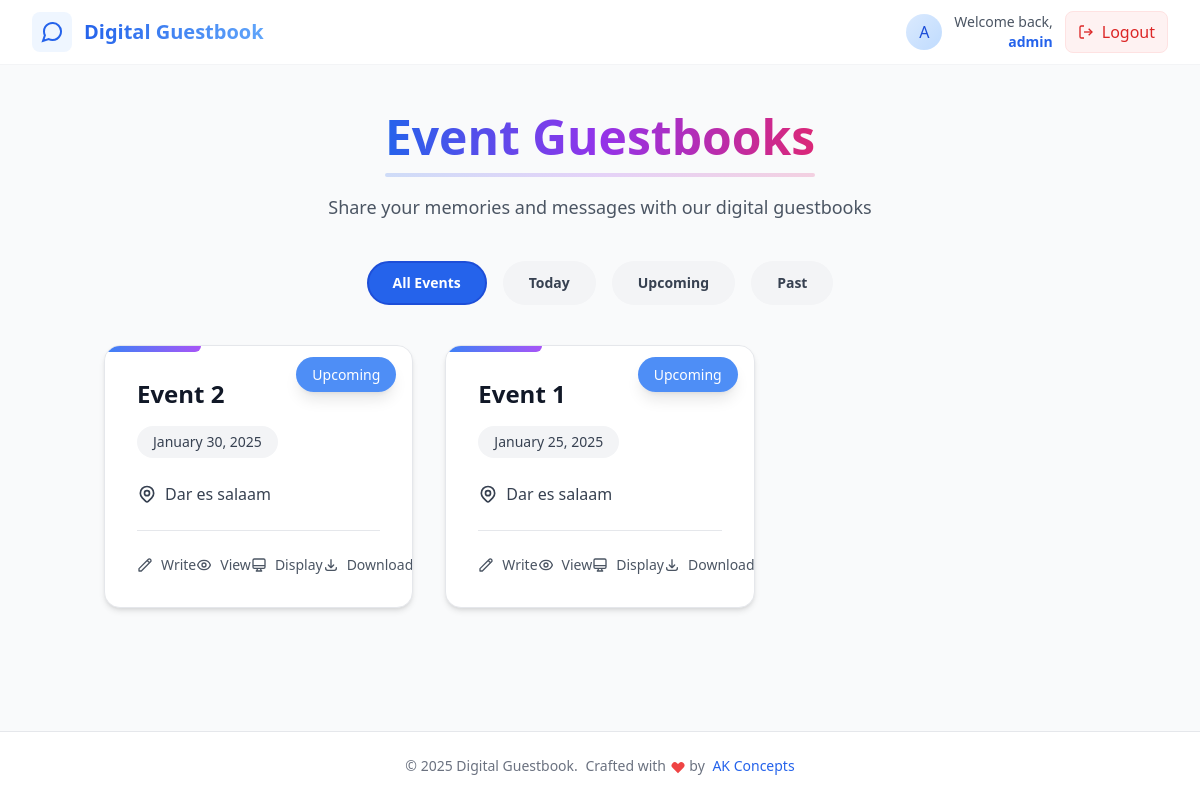
Page / (signed in) on the earlier database version.
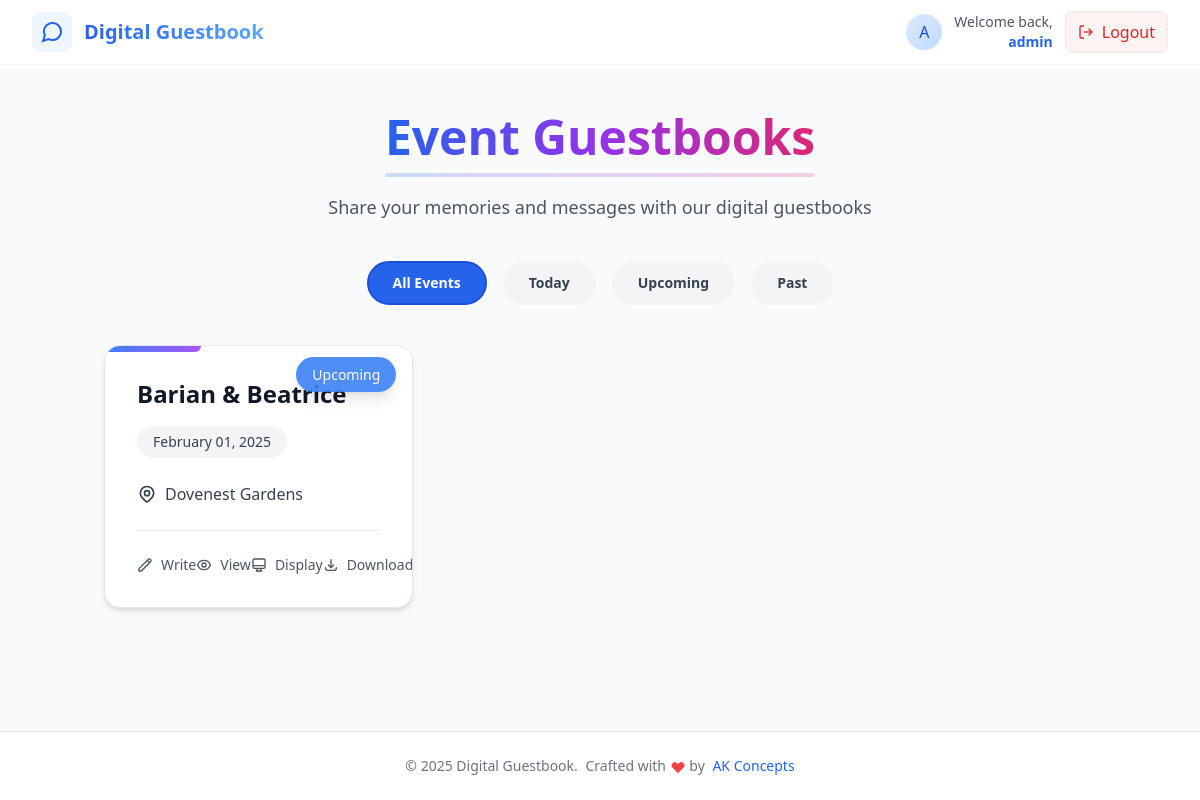
Same page on the later database version.
### guestbook/models.py (models this page shows, shortened)
class Event(models.Model):
    name = models.CharField(max_length=200)
    date = models.DateField()
    location = models.CharField(max_length=200)
    overlay_image = models.ImageField(upload_to='events', null=True, blank=True)
    created_at = models.DateTimeField(auto_now_add=True)
    updated_at = models.DateTimeField(auto_now=True)
    class Meta:
        ordering = ['date']

### guestbook/views.py (the view)
# urls.py: path('', views.EventsView.as_view(), name='events'),
@method_decorator(login_required(login_url='guestbook:login'), name='dispatch')
class EventsView(View):
    template_name = 'guestbook/event.html'
    items_per_page = 9
    def get(self, request, *args, **kwargs):
        event_list = Event.objects.all().order_by('-date')
        paginator = Paginator(event_list, self.items_per_page)
        page = request.GET.get('page', 1)
        try:
            events = paginator.page(page)
        except PageNotAnInteger:
            events = paginator.page(1)
        except EmptyPage:
            events = paginator.page(paginator.num_pages)
        page_range = events.paginator.get_elided_page_range(
            events.number,
            on_each_side=2,
            on_ends=1
        )
        context = {
            'events': events,
            'page_range': page_range,
        }
        return render(request, self.template_name, context)

### guestbook/templates/guestbook/event.html (shortened to what this page needs)
{% extends 'guestbook/base.html' %}
{% load tz %}
{% now "Y-m-d" as current_date %}
{% block content %}
<div class="container mx-auto px-4 py-12">
    <div class="max-w-6xl mx-auto space-y-10">
        <div class="text-center space-y-6">
            <div class="relative inline-block">
                <h1 class="text-5xl font-black bg-gradient-to-r from-blue-600 via-purple-600 to-pink-600
                           bg-clip-text text-transparent pb-2">
                </h1>
                <div
                    class="absolute -bottom-2 left-0 right-0 h-1 bg-gradient-to-r from-blue-600/20 via-purple-600/20 to-pink-600/20 rounded-full">
                </div>
            </div>
            <p class="text-lg text-gray-600 dark:text-gray-400">Share your memories and messages with our digital
                guestbooks</p>
        </div>
        {% if events %}
        <div class="flex flex-wrap gap-4 justify-center">
            <button class="filter-btn px-6 py-2.5 rounded-full text-sm font-semibold
                         transition-all duration-300 ease-in-out
                         border-2 border-transparent
                         hover:shadow-md
                         data-[state=active]:bg-blue-600 data-[state=active]:text-white
                         data-[state=active]:border-blue-700
                         bg-gray-100 text-gray-700 hover:bg-gray-200
                         dark:bg-gray-800 dark:text-gray-300 dark:hover:bg-gray-700" data-state="active">
                All Events
            </button>
            <button class="filter-btn px-6 py-2.5 rounded-full text-sm font-semibold
                         transition-all duration-300 ease-in-out
                         border-2 border-transparent
                         hover:shadow-md
                         data-[state=active]:bg-green-600 data-[state=active]:text-white
                         data-[state=active]:border-green-700
                         bg-gray-100 text-gray-700 hover:bg-gray-200
                         dark:bg-gray-800 dark:text-gray-300 dark:hover:bg-gray-700">
                Today
            </button>
            <button class="filter-btn px-6 py-2.5 rounded-full text-sm font-semibold
                         transition-all duration-300 ease-in-out
                         border-2 border-transparent
                         hover:shadow-md
                         data-[state=active]:bg-purple-600 data-[state=active]:text-white
                         data-[state=active]:border-purple-700
                         bg-gray-100 text-gray-700 hover:bg-gray-200
                         dark:bg-gray-800 dark:text-gray-300 dark:hover:bg-gray-700">
                Upcoming
            </button>
            <button class="filter-btn px-6 py-2.5 rounded-full text-sm font-semibold
                         transition-all duration-300 ease-in-out
                         border-2 border-transparent
                         hover:shadow-md
                         data-[state=active]:bg-gray-600 data-[state=active]:text-white
                         data-[state=active]:border-gray-700
                         bg-gray-100 text-gray-700 hover:bg-gray-200
                         dark:bg-gray-800 dark:text-gray-300 dark:hover:bg-gray-700">
                Past
            </button>
        </div>
        <div class="grid gap-8 md:grid-cols-2 lg:grid-cols-3">
            {% for event in events %}
            {% with event_date=event.date|date:"Y-m-d" %}
            <div class="group relative bg-white dark:bg-gray-800 rounded-2xl
                      shadow-md hover:shadow-2xl
                      transition-all duration-500
                      transform hover:-translate-y-2
                      border border-gray-200 dark:border-gray-700
                      overflow-hidden">
                <div
                    class="absolute inset-0 bg-gradient-to-br from-white/80 to-transparent dark:from-white/5 dark:to-transparent">
                </div>
                <div
                    class="absolute top-0 left-0 w-24 h-1.5 bg-gradient-to-r from-blue-500 to-purple-500 rounded-br-xl">
                </div>
                <div class="absolute top-4 right-4 z-10">
                    {% if event_date < current_date %} <span class="px-4 py-2 bg-gray-900/90 text-white text-sm font-medium rounded-full
                               shadow-lg backdrop-blur-sm">
                        Past Event
                        </span>
                        {% elif event_date == current_date %}
                        <span class="px-4 py-2 bg-green-500/90 text-white text-sm font-medium rounded-full
                               shadow-lg backdrop-blur-sm animate-pulse">
                            Happening Today
                        </span>
                        {% else %}
                        <span class="px-4 py-2 bg-blue-500/90 text-white text-sm font-medium rounded-full
                               shadow-lg backdrop-blur-sm">
                            Upcoming
                        </span>
                        {% endif %}
                </div>
                <div class="relative p-8 space-y-6">
                    <div class="space-y-4">
                        <h2 class="text-2xl font-bold text-gray-900 dark:text-white
                                 group-hover:text-blue-600 dark:group-hover:text-blue-400
                                 transition-colors duration-300">
                            {{ event.name }}
                        </h2>
                        <time class="inline-block px-4 py-1.5 bg-gray-100 dark:bg-gray-700
                                   rounded-full text-sm font-medium text-gray-700 dark:text-gray-300">
                            {{ event.date|date:"F d, Y" }}
                        </time>
                    </div>
                    <div
                        class="flex items-center text-gray-700 dark:text-gray-300 group-hover:text-blue-500 dark:group-hover:text-blue-400 transition-colors duration-300">
                        {{ event.location }}
                    </div>
                    <div class="pt-6 mt-6 border-t border-gray-200 dark:border-gray-700
                    text-sm text-gray-600 dark:text-gray-400
                    flex justify-between items-center">
            <a href="{% url 'guestbook:message' event.id %}" class="flex items-center gap-2 hover:text-blue-500 transition-colors duration-200 ease-in-out
                      focus:outline-none focus:ring-2 focus:ring-blue-500 focus:ring-offset-2" aria-label="Write a message">
                <svg class="w-4 h-4" fill="none" stroke="currentColor" viewBox="0 0 24 24">
                    <path stroke-linecap="round" stroke-linejoin="round" stroke-width="2"
                          d="M15.232 5.232l3.536 3.536m-2.036-5.036a2.5 2.5 0 113.536 3.536L6.5 21.036H3v-3.572L16.732 3.732z" />
                </svg>
                <span class="hover:underline">Write</span>
            </a>
            <a href="{% url 'guestbook:dynamic' event.id %}" class="flex items-center gap-2 hover:text-blue-500 transition-colors duration-200 ease-in-out
                      focus:outline-none focus:ring-2 focus:ring-blue-500 focus:ring-offset-2" aria-label="View messages">
                <span class="hover:underline">View</span>
            </a>
            <a href="{% url 'guestbook:messages_display' event.id %}"
               class="flex items-center gap-2 hover:text-blue-500
                      transition-colors duration-200 ease-in-out
                      focus:outline-none focus:ring-2 focus:ring-blue-500 focus:ring-offset-2"
               aria-label="Display messages">
               <svg class="w-4 h-4" fill="none" stroke="currentColor" viewBox="0 0 24 24">
                <path stroke-linecap="round" stroke-linejoin="round" stroke-width="2"
                      d="M9.75 17L9 20l-1 1h8l-1-1-.75-3M3 13h18M5 17h14a2 2 0 002-2V5a2 2 0 00-2-2H5a2 2 0 00-2 2v10a2 2 0 002 2z" />
            </svg>
                <span class="hover:underline">Display</span>
            </a>
            <a href="{% url 'guestbook:messages' event.id %}"
               class="flex items-center gap-2 hover:text-blue-500
                      transition-colors duration-200 ease-in-out
                      focus:outline-none focus:ring-2 focus:ring-blue-500 focus:ring-offset-2"
               aria-label="Download messages">
                <svg class="w-4 h-4" fill="none" stroke="currentColor" viewBox="0 0 24 24">
                    <path stroke-linecap="round" stroke-linejoin="round" stroke-width="2"
                          d="M4 16v1a3 3 0 003 3h10a3 3 0 003-3v-1m-4-4l-4 4m0 0l-4-4m4 4V4"/>
                </svg>
                <span class="hover:underline">Download</span>
            </a>
        </div>
                </div>
            </div>
            {% endwith %}
            {% endfor %}
        </div>
        {% endif %}
    </div>
</div>
{% endblock %}

### guestbook/templates/guestbook/base.html (shortened to what this page needs)
{% load static %}
<!DOCTYPE html>
<html lang="en">
<head>
    <link href="{% static 'css/output.css' %}" rel="stylesheet">
</head>
<body class="min-h-screen bg-gray-50 flex flex-col">
    <header class="bg-white border-b border-gray-100 sticky top-0 z-50">
        <div class="max-w-7xl mx-auto px-4 h-16 sm:px-6 lg:px-8">
            <div class="h-full flex justify-between items-center">
                <a href="{% url 'guestbook:events' %}" class="transform hover:scale-105 transition-transform duration-300">
                    <div class="flex items-center space-x-3">
                        <div class="p-2 bg-blue-50 dark:bg-blue-900/30 rounded-lg">
                        </div>
                        <h1
                            class="hidden md:block text-xl font-semibold bg-gradient-to-r from-blue-600 to-blue-400 bg-clip-text text-transparent dark:from-blue-400 dark:to-blue-300">
                        </h1>
                    </div>
                </a>
                <div class="flex items-center space-x-4">
                    {% if user.is_authenticated %}
                    <div class="flex items-center gap-3">
                        <div
                            class="h-9 w-9 bg-gradient-to-br from-blue-100 to-blue-200 rounded-full flex items-center justify-center ring-2 ring-white">
                            <span class="text-blue-700 font-medium">{{ user.username|make_list|first|upper }}</span>
                        </div>
                        <div class="hidden md:flex md:flex-col md:items-end">
                            <span class="text-sm font-medium text-gray-600">Welcome back,</span>
                            <span class="text-sm font-semibold text-blue-600">{{ user.username }}</span>
                        </div>
                        <a href="{% url 'guestbook:logout' %}"
                            class="flex items-center justify-center gap-2 px-3 py-2 text-red-600 hover:text-red-700 bg-red-50 hover:bg-red-100 rounded-lg transition-all duration-200 border border-red-100">
                            <svg xmlns="http://www.w3.org/2000/svg" class="h-4 w-4" viewBox="0 0 24 24" fill="none"
                                stroke="currentColor" stroke-width="2">
                                <path d="M9 21H5a2 2 0 0 1-2-2V5a2 2 0 0 1 2-2h4" />
                                <polyline points="16 17 21 12 16 7" />
                                <line x1="21" y1="12" x2="9" y2="12" />
                            </svg>
                            <span class="hidden md:inline">Logout</span>
                        </a>
                    </div>
                    {% endif %}
                </div>
            </div>
        </div>
    </header>
    <main class="flex-grow pb-32">
        {% block content %}{% endblock %}
    </main>
   <footer class="bg-white border-t border-gray-200 fixed bottom-0 left-0 right-0">
    <div class="max-w-7xl mx-auto py-6 px-4 sm:px-6 lg:px-8">
        <div class="text-center">
            <p class="text-sm text-gray-500">
                &copy; <span id="year"></span> Digital Guestbook.
                <span class="whitespace-nowrap block md:inline mt-1 md:mt-0 md:ml-1">
                    Crafted with
                    <span class="inline-block">
                        <svg xmlns="http://www.w3.org/2000/svg" class="h-4 w-4 text-red-500 inline animate-pulse"
                            viewBox="0 0 20 20" fill="currentColor">
                            <path fill-rule="evenodd"
                                d="M3.172 5.172a4 4 0 015.656 0L10 6.343l1.172-1.171a4 4 0 115.656 5.656L10 17.657l-6.828-6.829a4 4 0 010-5.656z"
                                clip-rule="evenodd" />
                        </svg>
                    </span>
                    by
                    <a href="https://akconcepts.co.tz" target="_blank" rel="noopener noreferrer"
                        class="text-blue-600 hover:text-blue-800 transition-colors duration-200 font-medium ml-1">
                        AK Concepts
                    </a>
                </span>
            </p>
        </div>
    </div>
</footer>
</body>
</html>

Differences in the rows shown:
removed Event: name "Event 2", date "January 30, 2025", location "Dar es salaam"
removed Event: name "Event 1", date "January 25, 2025", location "Dar es salaam"
added Event: name "Barian & Beatrice", date "February 01, 2025", location "Dovenest Gardens"
